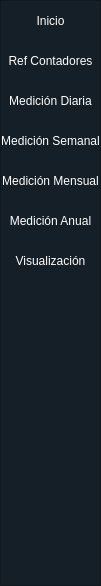
        <widget class="QFrame" name="frame_lateral">
         <property name="sizePolicy">
          <sizepolicy hsizetype="Preferred" vsizetype="Preferred">
           <horstretch>0</horstretch>
           <verstretch>0</verstretch>
          </sizepolicy>
         </property>
         <property name="minimumSize">
          <size>
           <width>0</width>
           <height>0</height>
          </size>
         </property>
         <property name="maximumSize">
          <size>
           <width>0</width>
           <height>16777215</height>
          </size>
         </property>
         <property name="styleSheet">
          <string notr="true">QFrame{
background-color:#151f28;
}

</string>
         </property>
         <property name="frameShape">
          <enum>QFrame::StyledPanel</enum>
         </property>
         <property name="frameShadow">
          <enum>QFrame::Raised</enum>
         </property>
         <layout class="QVBoxLayout" name="verticalLayout_3">
          <property name="spacing">
           <number>0</number>
          </property>
          <property name="leftMargin">
           <number>0</number>
          </property>
          <property name="topMargin">
           <number>0</number>
          </property>
          <property name="rightMargin">
           <number>0</number>
          </property>
          <property name="bottomMargin">
           <number>0</number>
          </property>
          <item>
           <widget class="QPushButton" name="btn_p1">
            <property name="sizePolicy">
             <sizepolicy hsizetype="Minimum" vsizetype="Fixed">
              <horstretch>0</horstretch>
              <verstretch>0</verstretch>
             </sizepolicy>
            </property>
            <property name="minimumSize">
             <size>
              <width>0</width>
              <height>40</height>
             </size>
            </property>
            <property name="maximumSize">
             <size>
              <width>16777215</width>
              <height>40</height>
             </size>
            </property>
            <property name="styleSheet">
             <string notr="true">QPushButton{
font:520 15pt &quot;Ubuntu Mono&quot;;
border-radius:0px;
color: white;
background-color: #151f28;
}

QPushButton:hover{
font:520 15pt &quot;Ubuntu Mono&quot;;
border-radius:0px;
color: white;
background-color: #90CAF9;
}

QPushButton:focus{
font:520 15pt &quot;Ubuntu Mono&quot;;
border-radius:0px;
color: white;
background-color: #90CAF9;
}
</string>
            </property>
            <property name="text">
             <string>Inicio</string>
            </property>
           </widget>
          </item>
          <item>
           <widget class="QPushButton" name="btn_p2">
            <property name="minimumSize">
             <size>
              <width>0</width>
              <height>40</height>
             </size>
            </property>
            <property name="maximumSize">
             <size>
              <width>16777215</width>
              <height>40</height>
             </size>
            </property>
            <property name="styleSheet">
             <string notr="true">QPushButton{
font:520 15pt &quot;Ubuntu Mono&quot;;
border-radius:0px;
color: white;
background-color: #151f28;
}

QPushButton:hover{
font:520 15pt &quot;Ubuntu Mono&quot;;
border-radius:0px;
color: white;
background-color: #90CAF9;
}

QPushButton:focus{
font:520 15pt &quot;Ubuntu Mono&quot;;
border-radius:0px;
color: white;
background-color: #90CAF9;
}
</string>
            </property>
            <property name="text">
             <string>Ref Contadores</string>
            </property>
           </widget>
          </item>
          <item>
           <widget class="QPushButton" name="btn_p3">
            <property name="minimumSize">
             <size>
              <width>0</width>
              <height>40</height>
             </size>
            </property>
            <property name="maximumSize">
             <size>
              <width>16777215</width>
              <height>40</height>
             </size>
            </property>
            <property name="styleSheet">
             <string notr="true">QPushButton{
font:520 15pt &quot;Ubuntu Mono&quot;;
border-radius:0px;
color: white;
background-color: #151f28;
}

QPushButton:hover{
font:520 15pt &quot;Ubuntu Mono&quot;;
border-radius:0px;
color: white;
background-color: #90CAF9;
}

QPushButton:focus{
font:520 15pt &quot;Ubuntu Mono&quot;;
border-radius:0px;
color: white;
background-color: #90CAF9;
}
</string>
            </property>
            <property name="text">
             <string>Medición Diaria</string>
            </property>
           </widget>
          </item>
          <item>
           <widget class="QPushButton" name="btn_p4">
            <property name="minimumSize">
             <size>
              <width>0</width>
              <height>40</height>
             </size>
            </property>
            <property name="maximumSize">
             <size>
              <width>16777215</width>
              <height>40</height>
             </size>
            </property>
            <property name="styleSheet">
             <string notr="true">QPushButton{
font:520 15pt &quot;Ubuntu Mono&quot;;
border-radius:0px;
color: white;
background-color: #151f28;
}

QPushButton:hover{
font:520 15pt &quot;Ubuntu Mono&quot;;
border-radius:0px;
color: white;
background-color: #90CAF9;
}

QPushButton:focus{
font:520 15pt &quot;Ubuntu Mono&quot;;
border-radius:0px;
color: white;
background-color: #90CAF9;
}
</string>
            </property>
            <property name="text">
             <string>Medición Semanal</string>
            </property>
           </widget>
          </item>
          <item>
           <widget class="QPushButton" name="btn_p5">
            <property name="minimumSize">
             <size>
              <width>0</width>
              <height>40</height>
             </size>
            </property>
            <property name="maximumSize">
             <size>
              <width>16777215</width>
              <height>40</height>
             </size>
            </property>
            <property name="styleSheet">
             <string notr="true">QPushButton{
font:520 15pt &quot;Ubuntu Mono&quot;;
border-radius:0px;
color: white;
background-color: #151f28;
}

QPushButton:hover{
font:520 15pt &quot;Ubuntu Mono&quot;;
border-radius:0px;
color: white;
background-color: #90CAF9;
}

QPushButton:focus{
font:520 15pt &quot;Ubuntu Mono&quot;;
border-radius:0px;
color: white;
background-color: #90CAF9;
}
</string>
            </property>
            <property name="text">
             <string>Medición Mensual</string>
            </property>
           </widget>
          </item>
          <item>
           <widget class="QPushButton" name="btn_p6">
            <property name="minimumSize">
             <size>
              <width>0</width>
              <height>40</height>
             </size>
            </property>
            <property name="maximumSize">
             <size>
              <width>16777215</width>
              <height>40</height>
             </size>
            </property>
            <property name="styleSheet">
             <string notr="true">QPushButton{
font:520 15pt &quot;Ubuntu Mono&quot;;
border-radius:0px;
color: white;
background-color: #151f28;
}

QPushButton:hover{
font:520 15pt &quot;Ubuntu Mono&quot;;
border-radius:0px;
color: white;
background-color: #90CAF9;
}

QPushButton:focus{
font:520 15pt &quot;Ubuntu Mono&quot;;
border-radius:0px;
color: white;
background-color: #90CAF9;
}
</string>
            </property>
            <property name="text">
             <string>Medición Anual</string>
            </property>
           </widget>
          </item>
          <item>
           <widget class="QPushButton" name="btn_p7">
            <property name="minimumSize">
             <size>
              <width>0</width>
              <height>40</height>
             </size>
            </property>
            <property name="maximumSize">
             <size>
              <width>16777215</width>
              <height>40</height>
             </size>
            </property>
            <property name="styleSheet">
             <string notr="true">QPushButton{
font:520 15pt &quot;Ubuntu Mono&quot;;
border-radius:0px;
color: white;
background-color: #151f28;
}

QPushButton:hover{
font:520 15pt &quot;Ubuntu Mono&quot;;
border-radius:0px;
color: white;
background-color: #90CAF9;
}

QPushButton:focus{
font:520 15pt &quot;Ubuntu Mono&quot;;
border-radius:0px;
color: white;
background-color: #90CAF9;
}
</string>
            </property>
            <property name="text">
             <string>Visualización</string>
            </property>
           </widget>
          </item>
          <item>
           <spacer name="verticalSpacer">
            <property name="orientation">
             <enum>Qt::Vertical</enum>
            </property>
            <property name="sizeType">
             <enum>QSizePolicy::Expanding</enum>
            </property>
            <property name="sizeHint" stdset="0">
             <size>
              <width>20</width>
              <height>290</height>
             </size>
            </property>
           </spacer>
          </item>
          <item>
           <widget class="QPushButton" name="logo_uis">
            <property name="styleSheet">
             <string notr="true">QPushButton{
font:520 15pt &quot;Ubuntu Mono&quot;;
border-radius:0px;
background-color: #151f28; 
}

</string>
            </property>
            <property name="text">
             <string/>
            </property>
            <property name="icon">
             <iconset>
              <normaloff>ICONOS/LOGO UIS_PNG.png</normaloff>ICONOS/LOGO UIS_PNG.png</iconset>
            </property>
            <property name="iconSize">
             <size>
              <width>130</width>
              <height>80</height>
             </size>
            </property>
           </widget>
          </item>
         </layout>
        </widget>
